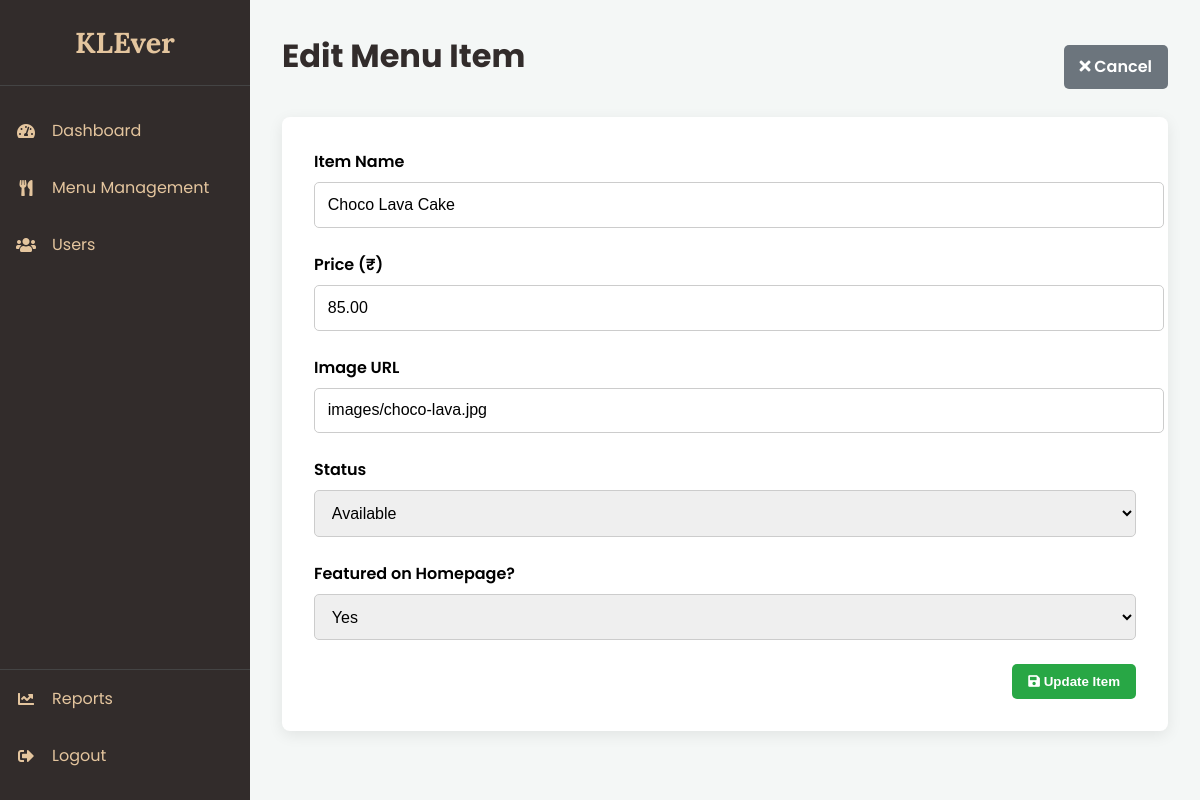
The app's page /admin_edit_item.php?id=25 (signed in), older data.
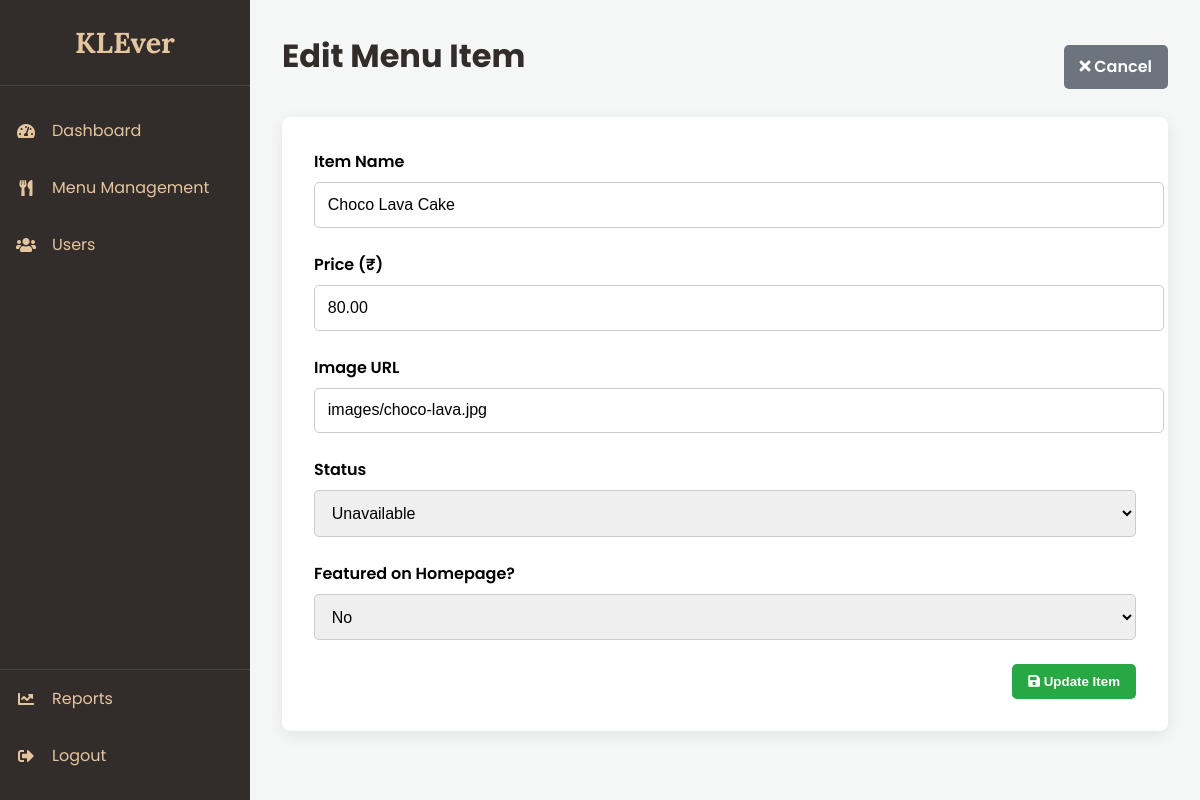
The same page, newer data.
### tables this page shows
CREATE TABLE `products` (
  `id` int NOT NULL AUTO_INCREMENT,
  `name` varchar(255) NOT NULL,
  `price` decimal(10,2) NOT NULL,
  `image_url` text,
  `is_available` tinyint(1) DEFAULT '1',
  `is_featured` tinyint(1) NOT NULL DEFAULT '0',
  `description` text,
  `is_active` tinyint(1) NOT NULL DEFAULT '1',
  PRIMARY KEY (`id`)
);

### admin_edit_item.php (the view, shortened to what this page needs)
<?php
$conn = new mysqli('localhost', 'root', '', 'klever_db');
$item_id = $_GET['id'];
$stmt = $conn->prepare("SELECT * FROM products WHERE id = ?");
$stmt->bind_param("i", $item_id);
$stmt->execute();
$result = $stmt->get_result();
$product = $result->fetch_assoc();
?>
<!DOCTYPE html>
<html lang="en">
<head>
  <link rel="stylesheet" href="https://cdnjs.cloudflare.com/ajax/libs/font-awesome/5.15.4/css/all.min.css">
  <link rel="stylesheet" href="admin_dashboard_styles.css">
</head>
<body>
<div class="admin-wrapper">
    <?php include 'admin_sidebar.php'; ?>
    <div class="main-content">
        <div class="header-bar">
            <h1>Edit Menu Item</h1>
            <a href="admin_menu.php" class="btn btn-cancel"><i class="fas fa-times"></i> Cancel</a>
        </div>
        <div class="form-container">
            <form action="admin_handle_edit.php" method="POST">
                <div class="form-group">
                    <label for="name">Item Name</label>
                    <input type="text" id="name" name="name" value="<?php echo htmlspecialchars($product['name']); ?>" required>
                </div>
                <div class="form-group">
                    <label for="price">Price (₹)</label>
                    <input type="number" id="price" name="price" step="0.01" value="<?php echo htmlspecialchars($product['price']); ?>" required>
                </div>
                <div class="form-group">
                    <label for="image_url">Image URL</label>
                    <input type="text" id="image_url" name="image_url" value="<?php echo htmlspecialchars($product['image_url']); ?>" required>
                </div>
                <div class="form-group">
                    <label for="is_available">Status</label>
                    <select id="is_available" name="is_available">
                        <option value="1" <?php if($product['is_available'] == 1) echo 'selected'; ?>>Available</option>
                        <option value="0" <?php if($product['is_available'] == 0) echo 'selected'; ?>>Unavailable</option>
                    </select>
                </div>
                <div class="form-group">
                    <label for="is_featured">Featured on Homepage?</label>
                    <select id="is_featured" name="is_featured">
                        <option value="0" <?php if($product['is_featured'] == 0) echo 'selected'; ?>>No</option>
                        <option value="1" <?php if($product['is_featured'] == 1) echo 'selected'; ?>>Yes</option>
                    </select>
                </div>
                <div class="form-actions">
                    <button type="submit" class="btn btn-success"><i class="fas fa-save"></i> Update Item</button>
                </div>
            </form>
        </div>
    </div>
</div>
</body>
</html>

### admin_sidebar.php
<div class="sidebar">
    <h2 class="sidebar-header">KLEver</h2>
    <ul class="sidebar-nav">
        <?php $current_page = basename($_SERVER['PHP_SELF']); ?>
        <li class="<?php if($current_page == 'admin_dashboard.php') echo 'active'; ?>"><a href="admin_dashboard.php"><i class="fas fa-tachometer-alt"></i>Dashboard</a></li>
        <li class="<?php if($current_page == 'admin_menu.php') echo 'active'; ?>"><a href="admin_menu.php"><i class="fas fa-utensils"></i>Menu Management</a></li>
        <li class="<?php if($current_page == 'admin_users.php') echo 'active'; ?>"><a href="admin_users.php"><i class="fas fa-users"></i>Users</a></li>
    </ul>
    <ul class="sidebar-nav logout-link">
          <li class="<?php if($current_page == 'admin_reports.php') echo 'active'; ?>"><a href="admin_reports.php"><i class="fas fa-chart-line"></i>Reports</a></li>
         <li><a href="logout.php"><i class="fas fa-sign-out-alt"></i>Logout</a></li>
    </ul>
</div>

### admin_dashboard_styles.css (style rules this page uses)
body { background-color: #f4f7f6; font-family: 'Poppins', sans-serif; margin: 0; }
.admin-wrapper { display: flex; }
.sidebar { width: 250px; background: #322C2B; color: #E4C59E; min-height: 100vh; position: fixed; display: flex; flex-direction: column; }
.sidebar-header { text-align: center; padding: 1.5rem 0; margin: 0; font-family: 'Lora', serif; border-bottom: 1px solid #444; font-size: 1.8rem; }
.sidebar-nav { list-style: none; padding: 0; margin-top: 1rem; }
.sidebar-nav li a { color: #E4C59E; text-decoration: none; display: flex; align-items: center; padding: 1rem; transition: background-color 0.3s, color 0.3s; font-size: 1rem; }
.sidebar-nav li a i { margin-right: 1rem; width: 20px; text-align: center; }
.logout-link { margin-top: auto; border-top: 1px solid #444; }
.main-content { margin-left: 250px; flex-grow: 1; padding: 2rem; }
.main-content h1 { margin-top: 0; color: #322C2B; }
.header-bar { display: flex; justify-content: space-between; align-items: center; margin-bottom: 1rem; }
.btn { text-decoration: none; color: white; padding: 0.6rem 1rem; border-radius: 5px; font-weight: 600; }
.btn-success { background-color: #28a745; }

### admin_edit_item.php (style rules this page uses)
.form-container { background-color: #fff; padding: 2rem; border-radius: 8px; box-shadow: 0 4px 15px rgba(0,0,0,0.08); }
.form-group { margin-bottom: 1.5rem; }
.form-group label { display: block; margin-bottom: 0.5rem; font-weight: 600; }
.form-group input, .form-group select { width: 100%; padding: 0.8rem; border: 1px solid #ccc; border-radius: 5px; font-size: 1rem; }
.form-actions { display: flex; gap: 1rem; justify-content: flex-end; }
.form-actions .btn { border: none; cursor: pointer; }
.btn-cancel { background-color: #6c757d; color: white; }

Row changes from the older to the newer data that the page shows:
changed products "Choco Lava Cake": price "85.00" → "80.00"; is_available "Available" → "Unavailable"; is_featured "Yes" → "No"
